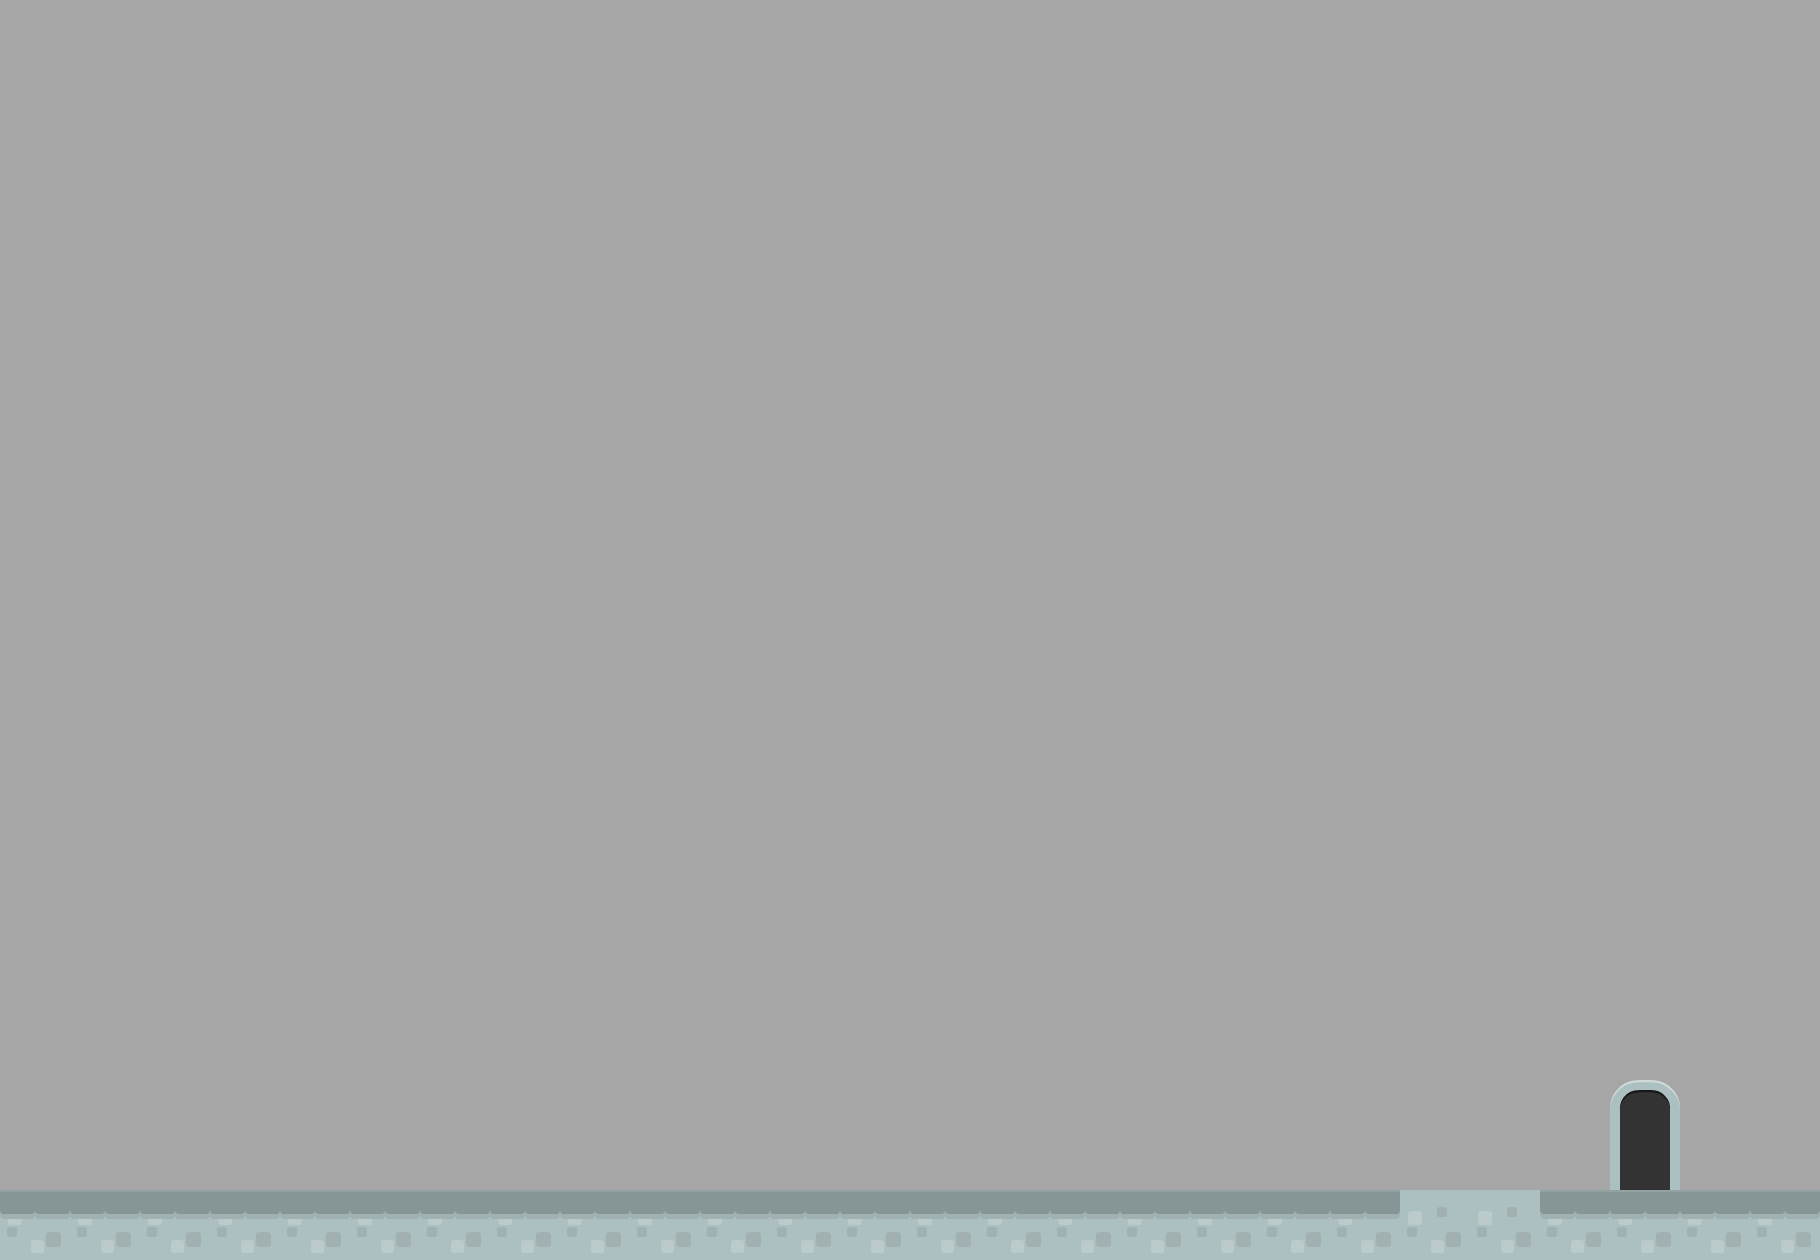

The image is a tile-based game level rendered from a .tmx file. Its description and source (layers, tilesets, objects; grid data summarised) follow:
An orthogonal 26x18 tile map with 70x70 px tiles, 2 tile layers (collision, Tile Layer 1), 1 hidden layer not drawn, 3 tilesets and 5 objects (3x BadGuy, Mushroom).

<map version="1.0" orientation="orthogonal" renderorder="right-down" width="26" height="18" tilewidth="70" tileheight="70" backgroundcolor="#a6a6a6">
 <tileset firstgid="1" name="background-tiles" tilewidth="70" tileheight="70">
  <image source="../img/background-tiles.png" width="910" height="910" />
 </tileset>
 <tileset firstgid="170" name="meta-tiles" tilewidth="70" tileheight="70">
  <image source="../img/meta-tiles.png" width="350" height="70" />
  <tile id="4">
   <properties>
    <property name="type" value="solid" />
   </properties>
  </tile>
 </tileset>
 <tileset firstgid="175" name="cloud-tiles" tilewidth="70" tileheight="70">
  <image source="../img/cloud-tiles.png" width="387" height="71" />
 </tileset>
 <layer name="collision" width="26" height="18">
  <data>[468 cells, 26 non-empty, 1 distinct tile ids]</data>
 </layer>
 <objectgroup name="trigger-entities">
  <object x="1612.12" y="1051.52" width="63.6364" height="139.394">
   <properties>
    <property name="level" value="mapLevel02" />
    <property name="xSpawn" value="20" />
    <property name="ySpawn" value="10" />
   </properties>
  </object>
 </objectgroup>
 <layer name="Tile Layer 2" width="26" height="18" visible="0">
  <data>[468 cells, 468 non-empty, 1 distinct tile ids]</data>
 </layer>
 <objectgroup name="EnemyEntities">
  <object name="BadGuy" x="496.97" y="1115.15" width="409.091" height="72.7273" />
  <object name="BadGuy" x="769.697" y="1112.12" width="487.879" height="78.7879" />
  <object name="BadGuy" x="1048.48" y="1115.15" width="348.485" height="75.7576" />
 </objectgroup>
 <layer name="Tile Layer 1" width="26" height="18">
  <data>[468 cells, 28 non-empty, 4 distinct tile ids]</data>
 </layer>
 <objectgroup name="CollectableEntities">
  <object name="Mushroom" x="210" y="1121" width="68" height="69" />
 </objectgroup>
</map>
